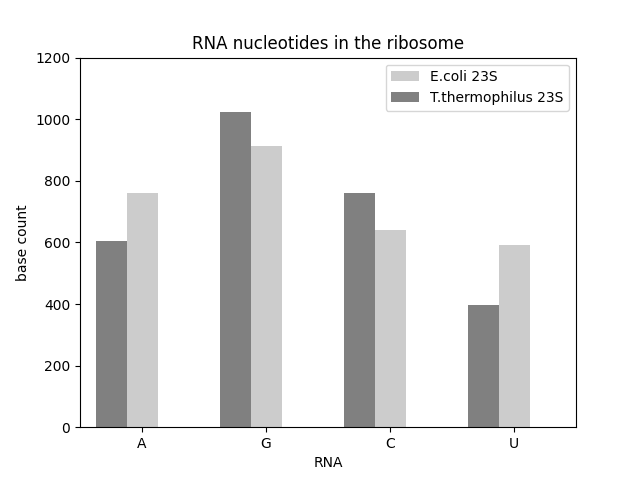

The script that saved this image:

from matplotlib import pyplot as plt

nucleotides = ["A", "G", "C", "U"]

counts = [
    [606, 1024, 759, 398],
    [762, 912, 639, 591],
    ]

plt.figure()

x1 = [2.0, 4.0, 6.0, 8.0]
x2 = [x - 0.5 for x in x1]

plt.xticks(x1, nucleotides)

plt.bar(x1, counts[1], width=0.5, color="#cccccc", label="E.coli 23S")
plt.bar(x2, counts[0], width=0.5, color="#808080", label="T.thermophilus 23S")

plt.legend()
plt.axis([1.0, 9.0, 0, 1200])

plt.title('RNA nucleotides in the ribosome')
plt.xlabel('RNA')
plt.ylabel('base count')
plt.savefig('barplot.png')
